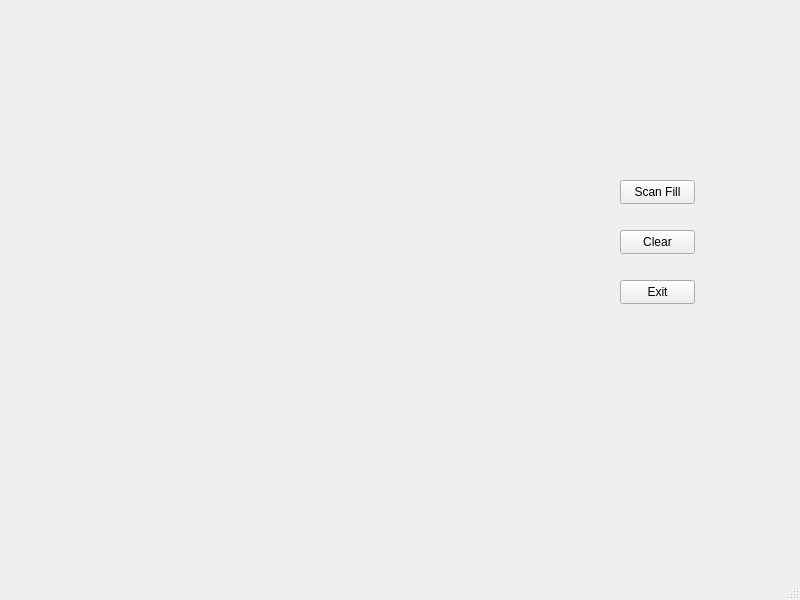
<?xml version="1.0" encoding="UTF-8"?>
<ui version="4.0">
 <class>MainWindow</class>
 <widget class="QMainWindow" name="MainWindow">
  <property name="geometry">
   <rect>
    <x>0</x>
    <y>0</y>
    <width>800</width>
    <height>600</height>
   </rect>
  </property>
  <property name="windowTitle">
   <string>MainWindow</string>
  </property>
  <widget class="QWidget" name="centralwidget">
   <widget class="QLabel" name="label">
    <property name="geometry">
     <rect>
      <x>0</x>
      <y>0</y>
      <width>500</width>
      <height>500</height>
     </rect>
    </property>
    <property name="text">
     <string/>
    </property>
   </widget>
   <widget class="QPushButton" name="pushButton">
    <property name="geometry">
     <rect>
      <x>620</x>
      <y>180</y>
      <width>75</width>
      <height>24</height>
     </rect>
    </property>
    <property name="text">
     <string>Scan Fill</string>
    </property>
   </widget>
   <widget class="QPushButton" name="pushButton_2">
    <property name="geometry">
     <rect>
      <x>620</x>
      <y>230</y>
      <width>75</width>
      <height>24</height>
     </rect>
    </property>
    <property name="text">
     <string>Clear</string>
    </property>
   </widget>
   <widget class="QPushButton" name="pushButton_3">
    <property name="geometry">
     <rect>
      <x>620</x>
      <y>280</y>
      <width>75</width>
      <height>24</height>
     </rect>
    </property>
    <property name="text">
     <string>Exit</string>
    </property>
   </widget>
  </widget>
  <widget class="QMenuBar" name="menubar">
   <property name="geometry">
    <rect>
     <x>0</x>
     <y>0</y>
     <width>800</width>
     <height>22</height>
    </rect>
   </property>
  </widget>
  <widget class="QStatusBar" name="statusbar"/>
 </widget>
 <resources/>
 <connections>
  <connection>
   <sender>pushButton_3</sender>
   <signal>clicked()</signal>
   <receiver>MainWindow</receiver>
   <slot>close()</slot>
   <hints>
    <hint type="sourcelabel">
     <x>673</x>
     <y>311</y>
    </hint>
    <hint type="destinationlabel">
     <x>718</x>
     <y>313</y>
    </hint>
   </hints>
  </connection>
 </connections>
</ui>
